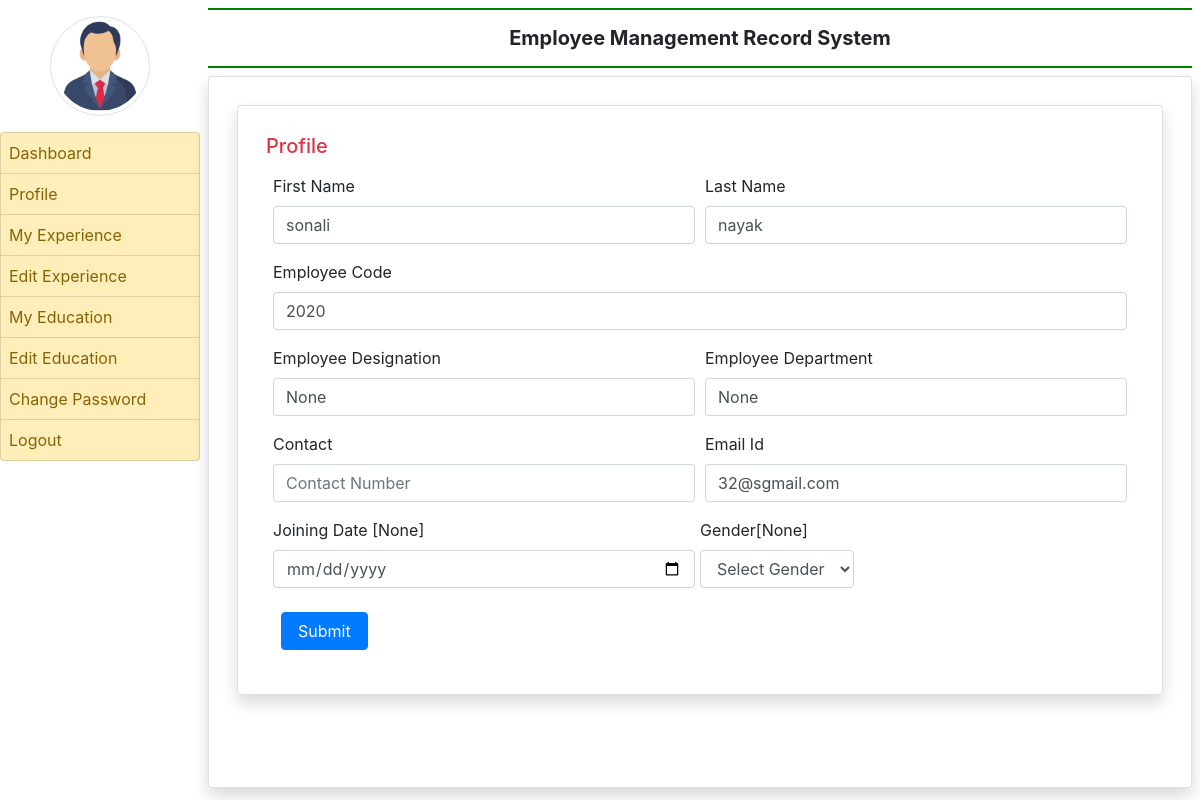
The app's page /profile (signed in) with its own data.
### Employee/models.py (models this page shows, shortened)
class EmployeeDetails(models.Model):
    user = models.ForeignKey(User,on_delete=models.CASCADE)
    empcode = models.CharField(max_length=50)
    empdept = models.CharField(max_length=50,null=True)
    designation = models.CharField(max_length=100,null=True)
    contact = models.CharField(max_length=15, null=True)
    gender = models.CharField(max_length=50 , null=True)
    joiningdate = models.DateField(null=True)

### Employee/views.py (the view, shortened to what this page needs)
# urls.py: path('profile', profile , name='profile'),
def profile(request):
     if not request.user.is_authenticated:
          return redirect('emp_login')
     error =""
     user = request.user
     employee = EmployeeDetails.objects.get(user=user)
     return render(request, 'profile.html', locals())

### Employee/Templates/profile.html (shortened to what this page needs)
{% extends "emp_base.html" %}
{% block main%}
<div class="card shadow m-2">
    <div class="card-body">
        <h5 class="p-2 text-danger" style=" border-botton : 2px solid orange">Profile</h5>
        <div class="container-fluid">
            <form method="post" name="signup">
                <div class="form-row">
                    <div class="col-sm-6">
                        <div class="form-group">
                            <label>First Name</label>
                            <input type="text" name="firstname" class="form-control" placeholder="Enter Your First Name" pattern="[A-Za-z]+" value={{employee.user.first_name}}>
                        </div>
                    </div>
                <div class="col-sm-6">
                        <div class="form-group">
                            <label>Last Name</label>
                            <input type="text" name="lastname" class="form-control" placeholder="Enter Your last Name" pattern="[A-Za-z]+" value={{employee.user.last_name}}>
                    </div>
                </div>
                <div class="col-sm-12">
                    <div class="form-group">
                        <label>Employee Code</label>
                        <input type="text" name="empcode" class="form-control" placeholder="Enter Your Employee code" value={{employee.empcode}}>
                    </div>
                </div>
                <div class="col-sm-6">
                    <div class="form-group">
                        <label>Employee Designation</label>
                        <input type="text" name="designation" class="form-control" placeholder="Designation"value={{employee.designation}}>
                </div>
            </div>
            <div class="col-sm-6">
                <div class="form-group">
                    <label>Employee Department</label>
                    <input type="text" name="department" class="form-control" placeholder="Department"value={{employee.empdept}}>
            </div>
        </div>
                <div class="col-sm-6">
                    <div class="form-group">
                        <label>Contact</label>
                        <input type="phone" name="contact" class="form-control" placeholder="Contact Number" pattern ="[0-9]{10}" value={{employee.user.contact}}>
                </div>
            </div>
            <div class="col-sm-6">
                <div class="form-group">
                    <label>Email Id</label>
                    <input type="email" name="email" class="form-control" placeholder="Enter Your Email iD" value={{employee.user.username}}>
            </div>
        </div>
        <div class="col-sm-6">
            <div class="form-group">
                <label>Joining Date [{{employee.joiningdate}}]</label>
                <input type="Date" name="jdate" class="form-control" >
        </div>
    </div
    <div class="col-sm-6">
        <div class="form-group">
            <label>Gender[{{employee.gender}}]</label>
            <select name="gender" class="form-control">
                <option value="None">Select Gender</option>
            </select>
    </div>
</div
                </div>
                <input type="submit" value="Submit" class="m-2 px-3 btn btn-primary">
            </form>
    </div>
</div>
{% endblock %}

### records on screen
EmployeeDetails: firstname "sonali", lastname "nayak", empcode "2020", email "32@sgmail.com", joiningdate "None", gender "None"
